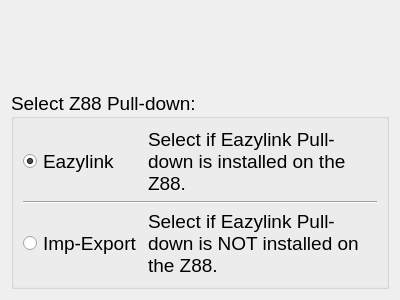
<?xml version="1.0" encoding="UTF-8"?>
<ui version="4.0">
 <class>SetupWiz_ModeSelect</class>
 <widget class="QWizardPage" name="SetupWiz_ModeSelect">
  <property name="windowModality">
   <enum>Qt::NonModal</enum>
  </property>
  <property name="geometry">
   <rect>
    <x>0</x>
    <y>0</y>
    <width>400</width>
    <height>300</height>
   </rect>
  </property>
  <property name="windowTitle">
   <string>WizardPage</string>
  </property>
  <attribute name="pageId">
   <string notr="true">1</string>
  </attribute>
  <layout class="QGridLayout" name="gridLayout">
   <item row="0" column="0">
    <widget class="QLabel" name="OpModeText">
     <property name="text">
      <string/>
     </property>
    </widget>
   </item>
   <item row="1" column="0">
    <widget class="QGroupBox" name="groupBox">
     <property name="font">
      <font>
       <pointsize>14</pointsize>
       <weight>50</weight>
       <italic>false</italic>
       <bold>false</bold>
      </font>
     </property>
     <property name="title">
      <string>Select Z88 Pull-down:</string>
     </property>
     <property name="alignment">
      <set>Qt::AlignLeading|Qt::AlignLeft|Qt::AlignVCenter</set>
     </property>
     <property name="flat">
      <bool>false</bool>
     </property>
     <property name="checkable">
      <bool>false</bool>
     </property>
     <layout class="QGridLayout" name="gridLayout_2">
      <item row="0" column="0">
       <widget class="QRadioButton" name="ezlink_btn">
        <property name="statusTip">
         <string>This uses the Eazylink2 Protocol.</string>
        </property>
        <property name="text">
         <string>Eazylink</string>
        </property>
        <property name="checked">
         <bool>true</bool>
        </property>
       </widget>
      </item>
      <item row="0" column="1">
       <widget class="QLabel" name="label">
        <property name="text">
         <string>Select if Eazylink Pull-down is installed on the Z88.</string>
        </property>
        <property name="textFormat">
         <enum>Qt::AutoText</enum>
        </property>
        <property name="wordWrap">
         <bool>true</bool>
        </property>
       </widget>
      </item>
      <item row="1" column="0" colspan="2">
       <widget class="Line" name="line">
        <property name="orientation">
         <enum>Qt::Horizontal</enum>
        </property>
       </widget>
      </item>
      <item row="2" column="0">
       <widget class="QRadioButton" name="impexp_btn">
        <property name="statusTip">
         <string>This uses the Imp-Export Protocol.</string>
        </property>
        <property name="text">
         <string>Imp-Export</string>
        </property>
       </widget>
      </item>
      <item row="2" column="1">
       <widget class="QLabel" name="label_2">
        <property name="text">
         <string>Select if Eazylink Pull-down is NOT installed on the Z88.</string>
        </property>
        <property name="textFormat">
         <enum>Qt::AutoText</enum>
        </property>
        <property name="wordWrap">
         <bool>true</bool>
        </property>
       </widget>
      </item>
     </layout>
    </widget>
   </item>
  </layout>
 </widget>
 <resources/>
 <connections/>
</ui>
